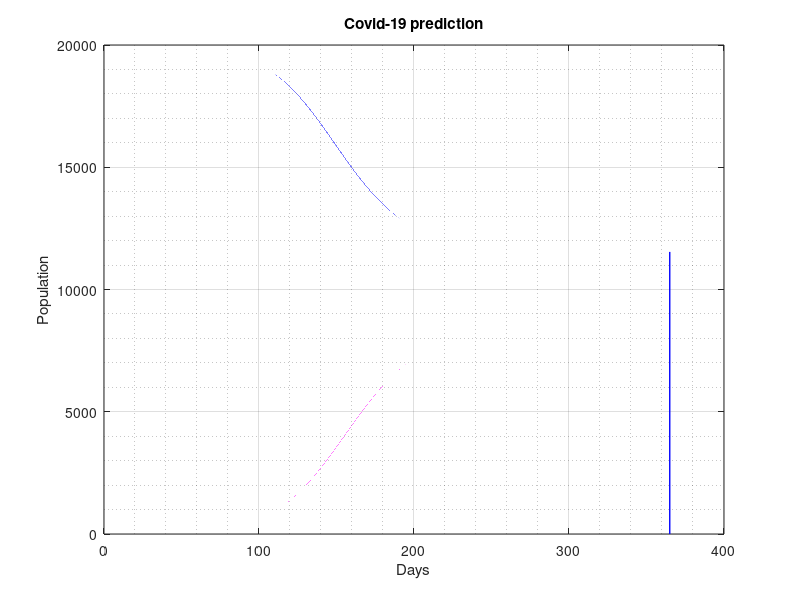

Write MATLAB code to recreate this figure.
% SIR model to predict covid outbreak
% GZ
% S(t+1) = S(t) - β * I(t) * S(t)
% I(t+1) = I(t) + β * S(t) * I(t) - γ * I(t)
% R(t+1) = R(t) + γ * I(t)

% S = # of Susceptible
% I = # of Infectious
% R = # of Recovered
% N = Total Population in the model
% β = c*t = Number Social contacts x probability of transmitting disease each contact = Infection rate

I0=1e-4;
beta=0.20; % set beta value in SIR model
pop=2e4;
t1=7; % quarantine starting date
t2=14; % quarantine implementation date
tmax=365;
dt=0.001;
Imax=1.1;

t=0:dt:tmax; % time scale

Nt= length(t);
I= zeros(1,Nt); % Infectious
S= zeros(1,Nt); % Susceptible
R= zeros(1,Nt); % Recovered
I(1)=I0; % I0
R_o=3; % basic reproductive number
gamma=beta/R_o; % calculate the 

% day 1 -> 21: before quarantine
for it =1:21
	S(it)=1-I(it)-R(it);
	dI=beta*I(it)*S(it)-gamma*I(it);
	I(it+1)=I(it)+dI*dt;
	dR = gamma*I(it);
	R(it+1)=R(it)+dR*dt;
end

% policy implementation period
for it =22:31
    R_o=3-(3-1.3)*(it-21)/10;
    gamma=beta/R_o;
	S(it)=1-I(it)-R(it);
	dI=beta*I(it)*S(it)-gamma*I(it); % infectious 
	I(it+1)=I(it)+dI*dt;
	dR = gamma*I(it);
	R(it+1)=R(it)+dR*dt;
end
R_o=1.3; % new Ro
gamma=beta/R_o;
for it = 32:Nt-1
	S(it)=1-I(it)-R(it);
	dI=beta*I(it)*S(it)-gamma*I(it);
	I(it+1)=I(it)+dI*dt;
	dR = gamma*I(it);
	R(it+1)=R(it)+dR*dt;
end

s(Nt)=1-I(Nt);

plot(t,I*pop, '-r',...
	t,R*pop, '-m',...
	t,S*pop, '-b','LineWidth', 1, 'MarkerSize', 10)
xlabel('Days')
ylabel('Population')
title('Covid-19 prediction')
grid on;
grid minor;
set(gca, 'FontSize', 10)

saveas(gcf, 'graph.png')%save it
